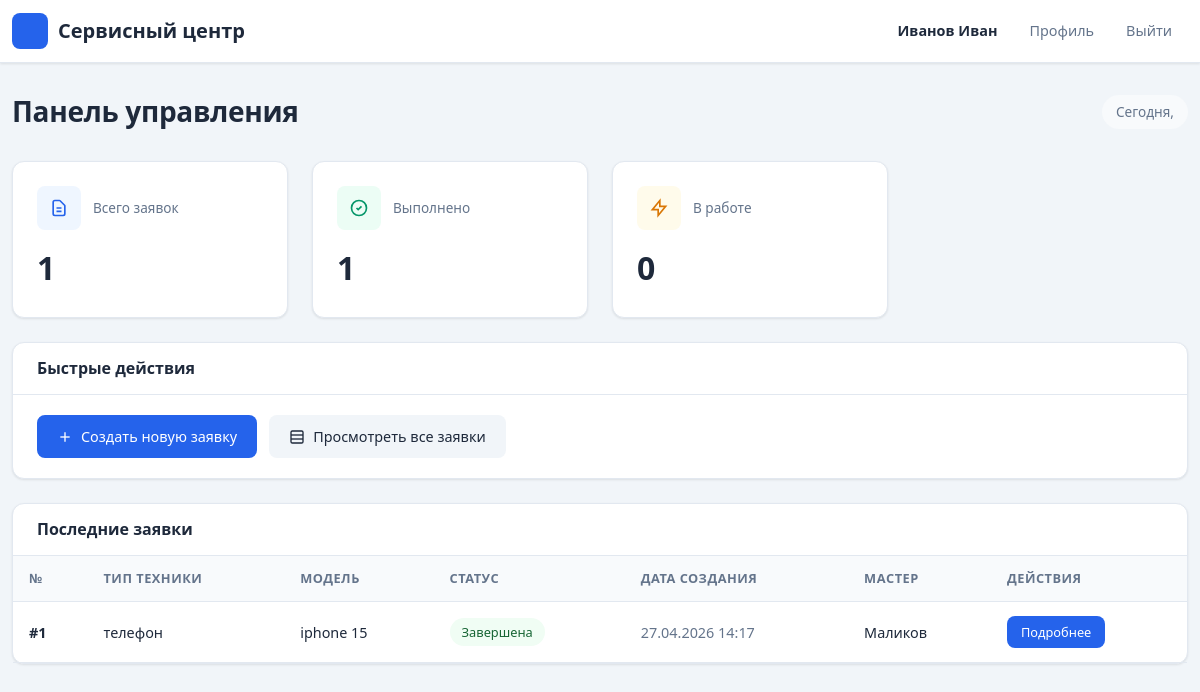
The page / (signed in) on the database its author committed.
### accounts/models.py (models this page shows, shortened)
class User(AbstractBaseUser):
    USER_TYPES = (
        ('client', 'Клиент'),
        ('master', 'Мастер'),
        ('admin', 'Администратор'),
    )
    user_id = models.AutoField(primary_key=True)
    fio = models.CharField(max_length=100, verbose_name="ФИО")
    phone = models.CharField(max_length=20, verbose_name="Телефон")
    login = models.CharField(max_length=50, unique=True, verbose_name="Логин")
    password = models.CharField(max_length=255, verbose_name="Пароль")
    type = models.CharField(max_length=20, choices=USER_TYPES, default='client', verbose_name="Тип пользователя")
    role = models.ForeignKey(
        Role, on_delete=models.SET_NULL, null=True, blank=True,
        verbose_name="Роль", db_column='roleID'
    )
    last_login = None
    is_active = True
    USERNAME_FIELD = 'login'
    REQUIRED_FIELDS = ['fio', 'phone']
    objects = UserManager()
    class Meta:
        db_table = 'users'
        verbose_name = 'Пользователь'
        verbose_name_plural = 'Пользователи'

class Master(models.Model):
    master_id = models.AutoField(primary_key=True)
    user = models.ForeignKey(User, on_delete=models.CASCADE, db_column='userID')
    class Meta:
        db_table = 'masters'
        verbose_name = 'Мастер'
        verbose_name_plural = 'Мастера'

### requests1/models.py (models this page shows, shortened)
class Request(models.Model):
    STATUS_CHOICES = [
        ('new', 'Новая'),
        ('pending', 'Ожидает'),
        ('in_progress', 'В процессе ремонта'),
        ('ready', 'Готово'),
        ('completed', 'Завершена'),
        ('cancelled', 'Отменена'),
    ]
    request_id = models.AutoField(primary_key=True)
    start_date = models.DateTimeField(verbose_name="Дата начала")
    home_tech_type = models.CharField(max_length=100, verbose_name="Тип техники")
    home_tech_model = models.CharField(max_length=100, verbose_name="Модель техники")
    problem_description = models.TextField(verbose_name="Описание проблемы")
    request_status = models.CharField(
        max_length=20,
        choices=STATUS_CHOICES,
        default='new',
        verbose_name="Статус заявки"
    )
    completion_date = models.DateTimeField(null=True, blank=True, verbose_name="Дата завершения")
    repair_parts = models.TextField(blank=True, verbose_name="Запчасти")
    master = models.ForeignKey(
        Master, on_delete=models.SET_NULL, null=True, blank=True,
        db_column='masterID', verbose_name="Мастер"
    )
    client = models.ForeignKey(
        Client, on_delete=models.CASCADE,
        db_column='clientID', verbose_name="Клиент"
    )
    class Meta:
        db_table = 'requests'
        verbose_name = 'Заявка'
        verbose_name_plural = 'Заявки'

### requests1/views.py (the view)
    def wrapper(request, *args, **kwargs):
        if not request.session.get('user_id'):
            messages.error(request, 'Необходимо войти в систему')
            return redirect('login')
        return view_func(request, *args, **kwargs)

### templates/requests/dashboard.html (shortened to what this page needs)
{% extends 'base.html' %}
{% block content %}
<div class="row">
    <div class="col-md-12">
        <div style="display: flex; align-items: center; justify-content: space-between; margin-bottom: 32px;">
            <h1 style="font-size: 1.75rem; font-weight: 700; margin: 0; letter-spacing: -0.3px;">Панель управления</h1>
            <span style="font-size: 0.85rem; color: var(--text-muted); background: #f8fafc; padding: 6px 14px; border-radius: 20px; font-weight: 500;">
                Сегодня, {{ now|date:"d.m.Y" }}
            </span>
        </div>
        <div class="row mb-4">
            <div class="col-md-3">
                <div style="background: var(--surface); border: 1px solid var(--border); border-radius: var(--radius); padding: 24px; box-shadow: var(--shadow); height: 100%;">
                    <div style="display: flex; align-items: center; gap: 12px; margin-bottom: 12px;">
                        <div style="width: 44px; height: 44px; background: #eff6ff; border-radius: var(--radius-sm); display: flex; align-items: center; justify-content: center;">
                            <svg width="20" height="20" viewBox="0 0 24 24" fill="none" stroke="var(--primary)" stroke-width="2"><path d="M9 12h6m-6 4h6m2 5H7a2 2 0 0 1-2-2V5a2 2 0 0 1 2-2h5.586a1 1 0 0 1 .707.293l5.414 5.414a1 1 0 0 1 .293.707V19a2 2 0 0 1-2 2z"/></svg>
                        </div>
                        <span style="font-size: 0.85rem; color: var(--text-muted); font-weight: 500;">Всего заявок</span>
                    </div>
                    <p style="font-size: 2rem; font-weight: 700; margin: 0; color: var(--text);">{{ total_requests|default:0 }}</p>
                </div>
            </div>
            <div class="col-md-3">
                <div style="background: var(--surface); border: 1px solid var(--border); border-radius: var(--radius); padding: 24px; box-shadow: var(--shadow); height: 100%;">
                    <div style="display: flex; align-items: center; gap: 12px; margin-bottom: 12px;">
                        <div style="width: 44px; height: 44px; background: #ecfdf5; border-radius: var(--radius-sm); display: flex; align-items: center; justify-content: center;">
                            <svg width="20" height="20" viewBox="0 0 24 24" fill="none" stroke="var(--success)" stroke-width="2"><path d="M9 12l2 2 4-4m6 2a9 9 0 1 1-18 0 9 9 0 0 1 18 0z"/></svg>
                        </div>
                        <span style="font-size: 0.85rem; color: var(--text-muted); font-weight: 500;">Выполнено</span>
                    </div>
                    <p style="font-size: 2rem; font-weight: 700; margin: 0; color: var(--text);">{{ completed_requests|default:0 }}</p>
                </div>
            </div>
            <div class="col-md-3">
                <div style="background: var(--surface); border: 1px solid var(--border); border-radius: var(--radius); padding: 24px; box-shadow: var(--shadow); height: 100%;">
                    <div style="display: flex; align-items: center; gap: 12px; margin-bottom: 12px;">
                        <div style="width: 44px; height: 44px; background: #fffbeb; border-radius: var(--radius-sm); display: flex; align-items: center; justify-content: center;">
                            <svg width="20" height="20" viewBox="0 0 24 24" fill="none" stroke="var(--warning)" stroke-width="2"><path d="M13 10V3L4 14h7v7l9-11h-7z"/></svg>
                        </div>
                        <span style="font-size: 0.85rem; color: var(--text-muted); font-weight: 500;">В работе</span>
                    </div>
                    <p style="font-size: 2rem; font-weight: 700; margin: 0; color: var(--text);">{{ in_progress_requests|default:0 }}</p>
                </div>
            </div>
        </div>
        <div class="row mb-4">
            <div class="col-md-12">
                <div style="background: var(--surface); border: 1px solid var(--border); border-radius: var(--radius); box-shadow: var(--shadow);">
                    <div style="padding: 16px 24px; border-bottom: 1px solid var(--border);">
                        <h5 style="margin: 0; font-weight: 600; font-size: 1rem;">Быстрые действия</h5>
                    </div>
                    <div style="padding: 20px 24px; display: flex; gap: 12px; flex-wrap: wrap;">
                        {% if request.session.user_type == 'client' %}
                            <a href="{% url 'request_create' %}" style="display: inline-flex; align-items: center; gap: 8px; background: var(--primary); color: white; padding: 10px 20px; border-radius: var(--radius-sm); text-decoration: none; font-weight: 500; font-size: 0.9rem; transition: all 0.2s;">
                                <svg width="16" height="16" viewBox="0 0 24 24" fill="none" stroke="currentColor" stroke-width="2"><line x1="12" y1="5" x2="12" y2="19"/><line x1="5" y1="12" x2="19" y2="12"/></svg>
                                Создать новую заявку
                            </a>
                        {% endif %}
                        <a href="{% url 'request_list' %}" style="display: inline-flex; align-items: center; gap: 8px; background: #f1f5f9; color: var(--text); padding: 10px 20px; border-radius: var(--radius-sm); text-decoration: none; font-weight: 500; font-size: 0.9rem; transition: all 0.2s;">
                            <svg width="16" height="16" viewBox="0 0 24 24" fill="none" stroke="currentColor" stroke-width="2"><rect x="3" y="3" width="18" height="18" rx="2" ry="2"/><line x1="3" y1="9" x2="21" y2="9"/><line x1="3" y1="15" x2="21" y2="15"/></svg>
                            Просмотреть все заявки
                        </a>
                    </div>
                </div>
            </div>
        </div>
        <div class="row">
            <div class="col-md-12">
                <div style="background: var(--surface); border: 1px solid var(--border); border-radius: var(--radius); box-shadow: var(--shadow);">
                    <div style="padding: 16px 24px; border-bottom: 1px solid var(--border);">
                        <h5 style="margin: 0; font-weight: 600; font-size: 1rem;">Последние заявки</h5>
                    </div>
                    <div style="padding: 0;">
                        <div style="overflow-x: auto;">
                            <table style="width: 100%; border-collapse: collapse;">
                                <thead>
                                    <tr style="background: #f8fafc; border-bottom: 1px solid var(--border);">
                                        <th style="padding: 12px 16px; text-align: left; font-size: 0.8rem; font-weight: 600; color: var(--text-muted); text-transform: uppercase; letter-spacing: 0.5px;">№</th>
                                        <th style="padding: 12px 16px; text-align: left; font-size: 0.8rem; font-weight: 600; color: var(--text-muted); text-transform: uppercase; letter-spacing: 0.5px;">Тип техники</th>
                                        <th style="padding: 12px 16px; text-align: left; font-size: 0.8rem; font-weight: 600; color: var(--text-muted); text-transform: uppercase; letter-spacing: 0.5px;">Модель</th>
                                        <th style="padding: 12px 16px; text-align: left; font-size: 0.8rem; font-weight: 600; color: var(--text-muted); text-transform: uppercase; letter-spacing: 0.5px;">Статус</th>
                                        <th style="padding: 12px 16px; text-align: left; font-size: 0.8rem; font-weight: 600; color: var(--text-muted); text-transform: uppercase; letter-spacing: 0.5px;">Дата создания</th>
                                        <th style="padding: 12px 16px; text-align: left; font-size: 0.8rem; font-weight: 600; color: var(--text-muted); text-transform: uppercase; letter-spacing: 0.5px;">Мастер</th>
                                        <th style="padding: 12px 16px; text-align: left; font-size: 0.8rem; font-weight: 600; color: var(--text-muted); text-transform: uppercase; letter-spacing: 0.5px;">Действия</th>
                                    </tr>
                                </thead>
                                <tbody>
                                    {% for req in requests %}
                                    <tr style="border-bottom: 1px solid var(--border); transition: background 0.15s;" onmouseover="this.style.background='#f8fafc'" onmouseout="this.style.background='transparent'">
                                        <td style="padding: 14px 16px; font-weight: 600; color: var(--text); font-size: 0.9rem;">#{{ req.request_id }}</td>
                                        <td style="padding: 14px 16px; font-size: 0.9rem;">{{ req.home_tech_type }}</td>
                                        <td style="padding: 14px 16px; font-size: 0.9rem;">{{ req.home_tech_model }}</td>
                                        <td style="padding: 14px 16px;">
                                            {% if req.request_status == 'new' %}
                                                <span style="display: inline-block; background: #f0f9ff; color: #0369a1; padding: 4px 12px; border-radius: 20px; font-size: 0.8rem; font-weight: 500;">Новая</span>
                                            {% elif req.request_status == 'pending' %}
                                                <span style="display: inline-block; background: #fffbeb; color: #92400e; padding: 4px 12px; border-radius: 20px; font-size: 0.8rem; font-weight: 500;">Ожидает</span>
                                            {% elif req.request_status == 'in_progress' %}
                                                <span style="display: inline-block; background: #eff6ff; color: #1e40af; padding: 4px 12px; border-radius: 20px; font-size: 0.8rem; font-weight: 500;">В процессе ремонта</span>
                                            {% elif req.request_status == 'ready' %}
                                                <span style="display: inline-block; background: #ecfdf5; color: #065f46; padding: 4px 12px; border-radius: 20px; font-size: 0.8rem; font-weight: 500;">Готово</span>
                                            {% elif req.request_status == 'completed' %}
                                                <span style="display: inline-block; background: #f0fdf4; color: #166534; padding: 4px 12px; border-radius: 20px; font-size: 0.8rem; font-weight: 500;">Завершена</span>
                                            {% elif req.request_status == 'cancelled' %}
                                                <span style="display: inline-block; background: #fef2f2; color: #991b1b; padding: 4px 12px; border-radius: 20px; font-size: 0.8rem; font-weight: 500;">Отменена</span>
                                            {% endif %}
                                        </td>
                                        <td style="padding: 14px 16px; font-size: 0.9rem; color: var(--text-muted);">{{ req.start_date|date:"d.m.Y H:i" }}</td>
                                        <td style="padding: 14px 16px; font-size: 0.9rem;">
                                            {% if req.master %}
                                                {{ req.master.user.fio }}
                                            {% else %}
                                                <span style="color: var(--text-muted);">Не назначен</span>
                                            {% endif %}
                                        </td>
                                        <td style="padding: 14px 16px;">
                                            <a href="{% url 'request_detail' req.request_id %}" style="display: inline-block; background: var(--primary); color: white; padding: 6px 14px; border-radius: var(--radius-sm); text-decoration: none; font-size: 0.8rem; font-weight: 500;">Подробнее</a>
                                        </td>
                                    </tr>
                                    {% empty %}
                                    <tr>
                                        <td colspan="7" style="text-align: center; padding: 40px; color: var(--text-muted);">Нет заявок</td>
                                    </tr>
                                    {% endfor %}
                                </tbody>
                            </table>
                        </div>
                    </div>
                </div>
            </div>
        </div>
    </div>
</div>
{% endblock %}

### templates/base.html (shortened to what this page needs)
<!DOCTYPE html>
<html lang="ru">
<head>
    <link href="https://cdn.jsdelivr.net/npm/bootstrap@5.1.3/dist/css/bootstrap.min.css" rel="stylesheet">
</head>
<body>
    <nav class="navbar navbar-expand-lg">
        <div class="container">
            <a class="navbar-brand" href="{% url 'dashboard' %}">Сервисный центр</a>
            <div class="collapse navbar-collapse" id="navbarNav">
                <div class="navbar-nav ms-auto">
                    {% if request.session.user_id %}
                        <span class="nav-link text-light">{{ request.session.user_name }}</span>
                        <a class="nav-link" href="{% url 'profile' %}">Профиль</a>
                        <a class="nav-link" href="{% url 'logout' %}">Выйти</a>
                    {% else %}
                        <a class="nav-link" href="{% url 'login' %}">Войти</a>
                        <a class="nav-link" href="{% url 'register' %}">Регистрация</a>
                    {% endif %}
                </div>
            </div>
        </div>
    </nav>
    <div class="container content-wrapper">
        {% block content %}
        {% endblock %}
    </div>
</body>
</html>

### rows shown on the page
User: session.user_name "Иванов Иван"
Request: request_id "1", home_tech_type "телефон", home_tech_model "iphone 15", request_status "Завершена", start_date "27.04.2026 14:17", master.user.fio "Маликов"

### other values the page prints
{{ total_requests|default:0 }} "1"
{{ completed_requests|default:0 }} "1"
{{ in_progress_requests|default:0 }} "0"
